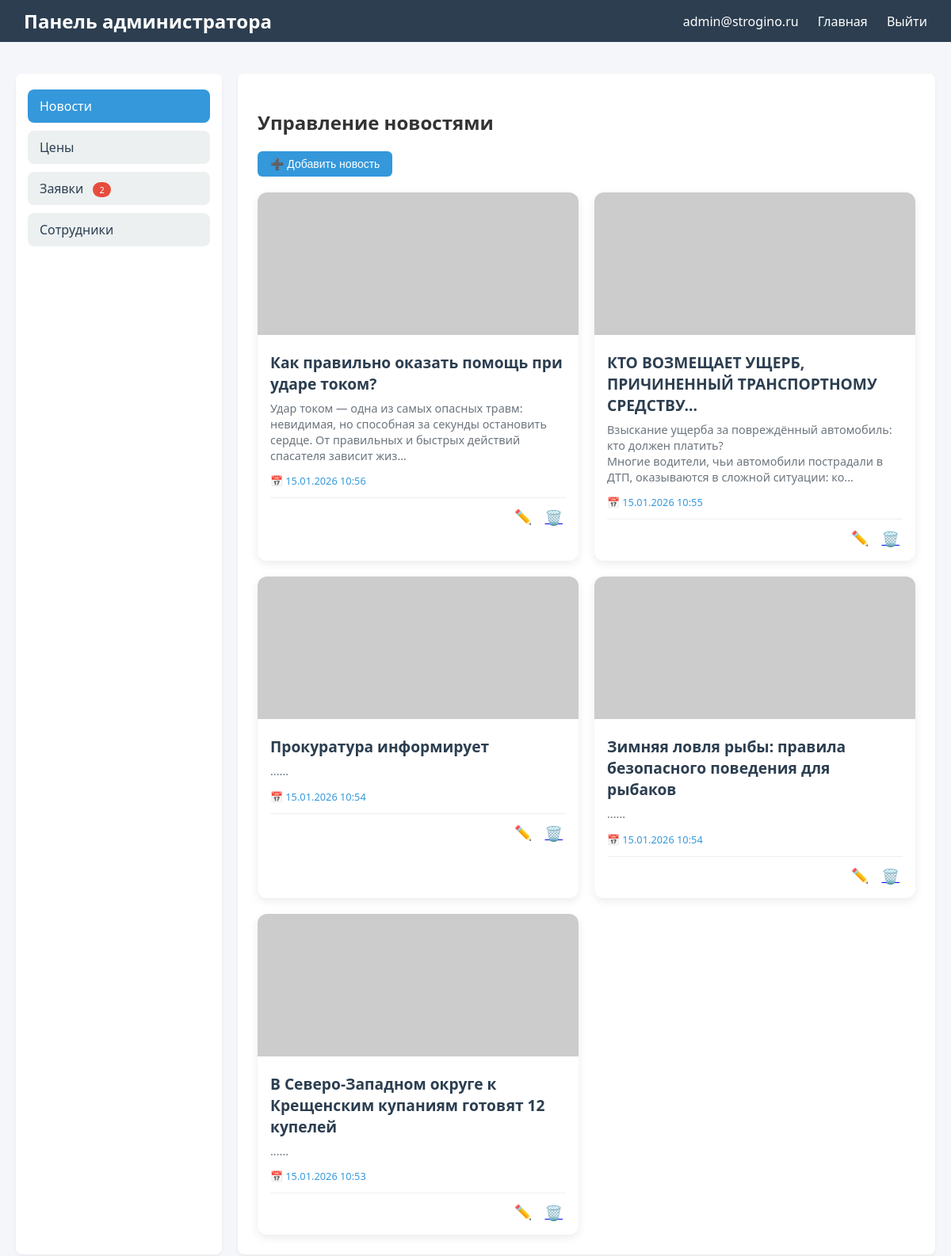
/admin.php (signed in), run on the app's committed database.
### tables this page shows
CREATE TABLE `news` (
  `id` int(11) NOT NULL,
  `title` varchar(255) NOT NULL,
  `description` text NOT NULL,
  `image` varchar(255) NOT NULL,
  `author` varchar(100) DEFAULT 'Администратор',
  `views` int(11) DEFAULT '0',
  `is_published` tinyint(1) DEFAULT '1',
  `created_at` timestamp NOT NULL DEFAULT CURRENT_TIMESTAMP,
  `updated_at` timestamp NOT NULL DEFAULT CURRENT_TIMESTAMP ON UPDATE CURRENT_TIMESTAMP
);

### admin.php (the view, shortened to what this page needs)
<?php
require_once 'includes/config.php';
$active_section = $_GET['section'] ?? $_SESSION['admin_active_section'] ?? 'news';
$new_requests_count = 0;
try {
    $stmt = $pdo->query("SELECT COUNT(*) FROM message WHERE is_read = 0");
    $new_requests_count = $stmt->fetchColumn();
} catch (PDOException $e) {}
?>
<!DOCTYPE html>
<html lang="ru">
<head>
    <link rel="stylesheet" href="css/admin.css">
</head>
<body>
<header>
    <div class="admin-nav">
        <h1>Панель администратора</h1>
        <div>
            <span><?php echo htmlspecialchars($_SESSION['user_email']); ?></span>
            <a href="index.php">Главная</a>
            <a href="includes/logout.php">Выйти</a>
        </div>
    </div>
</header>
<div class="admin-container">
    <div class="admin-content">
        <aside class="admin-sidebar">
            <ul>
                <li><a href="?section=news" class="<?php echo $active_section=='news'?'active':''; ?>">Новости</a></li>
                <li><a href="?section=prices" class="<?php echo $active_section=='prices'?'active':''; ?>">Цены</a></li>
                <li><a href="?section=requests" class="<?php echo $active_section=='requests'?'active':''; ?>">Заявки <?php if($new_requests_count) echo "<span class='sidebar-badge'>$new_requests_count</span>"; ?></a></li>
                <li><a href="?section=employees" class="<?php echo $active_section=='employees'?'active':''; ?>">Сотрудники</a></li>
            </ul>
        </aside>
        <main class="admin-main">
<div id="news" class="section <?php echo $active_section=='news'?'active':''; ?>">
    <h2>Управление новостями</h2>
    <button class="btn btn-primary" onclick="showNewsForm()">➕ Добавить новость</button>
    <div class="news-grid" id="newsGrid">
        <?php
        try {
            $stmt = $pdo->query("SELECT * FROM news ORDER BY created_at DESC");
            $newsList = $stmt->fetchAll();
            if (empty($newsList)) {
                echo '<div class="empty-state"><div class="empty-icon">📭</div><h3>Новостей пока нет</h3><p>Нажмите «Добавить новость»</p></div>';
            } else {
                foreach ($newsList as $item) {
                    $imagePath = !empty($item['image']) && file_exists('../uploads/news/' . $item['image'])
                                ? '../uploads/news/' . $item['image']
                                : 'https://placehold.co/800x400?text=Новость';
                    ?>
                    <div class="news-card" data-id="<?= $item['id'] ?>">
                        <img class="news-image" src="<?= htmlspecialchars($imagePath) ?>" alt="<?= htmlspecialchars($item['title']) ?>" onerror="this.src='https://placehold.co/800x400?text=Нет+фото'">
                        <div class="news-content">
                            <h3 class="news-title"><?= htmlspecialchars($item['title']) ?></h3>
                            <div class="news-description"><?= nl2br(htmlspecialchars(mb_substr($item['description'], 0, 150))) ?>...</div>
                            <div class="news-date">📅 <?= date('d.m.Y H:i', strtotime($item['created_at'])) ?></div>
                            <div class="news-actions">
                                <button class="btn-edit" onclick="editNews(<?= $item['id'] ?>, '<?= addslashes(htmlspecialchars($item['title'])) ?>', '<?= addslashes(htmlspecialchars($item['description'])) ?>')" title="Редактировать">✏️</button>
                                <a href="includes/delete_news.php?id=<?= $item['id'] ?>" class="btn-delete" onclick="return confirm('Удалить новость?')" title="Удалить">🗑️</a>
                            </div>
                        </div>
                    </div>
                    <?php
                }
            }
        } catch (PDOException $e) {
            echo '<div class="alert alert-error">Ошибка загрузки новостей: ' . htmlspecialchars($e->getMessage()) . '</div>';
        }
        ?>
    </div>
</div>
        </main>
    </div>
</div>
</body>
</html>

### css/admin.css (style rules this page uses)
* { box-sizing: border-box; }
body { font-family: 'Segoe UI', Tahoma, Geneva, Verdana, sans-serif; background: #f4f6f9; margin: 0; padding: 0; color: #333; }
.admin-container { max-width: 1400px; margin: 0 auto; padding: 20px; }
.admin-nav { display: flex; justify-content: space-between; align-items: center; background: #2c3e50; color: white; padding: 10px 30px; flex-wrap: wrap; }
.admin-nav h1 { margin: 0; font-size: 1.5rem; }
.admin-nav a { color: white; text-decoration: none; margin-left: 20px; transition: opacity 0.2s; }
.admin-content { display: flex; gap: 20px; margin-top: 20px; flex-wrap: wrap; }
.admin-sidebar { width: 260px; background: white; border-radius: 8px; padding: 20px 15px; box-shadow: 0 2px 4px rgba(0,0,0,0.05); }
.admin-sidebar ul { list-style: none; padding: 0; margin: 0; }
.admin-sidebar li { margin-bottom: 10px; }
.admin-sidebar a { display: block; padding: 10px 15px; background: #ecf0f1; border-radius: 8px; text-decoration: none; color: #2c3e50; font-weight: 500; transition: all 0.2s; }
.admin-sidebar a.active { background: #3498db; color: white; }
.sidebar-badge { background: #e74c3c; border-radius: 20px; padding: 2px 8px; font-size: 11px; margin-left: 8px; color: white; }
.admin-main { flex: 1; background: white; border-radius: 8px; padding: 25px; box-shadow: 0 2px 4px rgba(0,0,0,0.05); min-width: 0; }
.section { display: none; }
.section.active { display: block; }
.btn { display: inline-block; padding: 8px 16px; border-radius: 6px; border: none; cursor: pointer; font-size: 14px; font-weight: 500; text-decoration: none; transition: background 0.2s, opacity 0.2s; }
.btn-primary { background: #3498db; color: white; }
.btn-edit, .btn-delete, .btn-view { background: none; border: none; font-size: 18px; cursor: pointer; padding: 0 4px; transition: transform 0.1s; }
.news-grid, .prices-grid { display: grid; grid-template-columns: repeat(auto-fill, minmax(320px, 1fr)); gap: 20px; margin-top: 20px; }
.news-card, .price-card { background: white; border-radius: 12px; box-shadow: 0 4px 12px rgba(0,0,0,0.08); overflow: hidden; transition: transform 0.2s, box-shadow 0.2s; }
.news-image { width: 100%; height: 180px; object-fit: cover; background: #f0f2f5; }
.news-content, .price-content { padding: 16px; }
.news-title, .price-title { font-size: 1.2rem; font-weight: 600; margin: 0 0 8px 0; color: #2c3e50; }
.news-description, .price-description { font-size: 0.9rem; color: #6c757d; line-height: 1.4; margin-bottom: 12px; }
.news-date, .price-price { font-size: 0.8rem; color: #3498db; font-weight: 500; margin-bottom: 12px; }
.news-actions, .price-actions { display: flex; gap: 8px; justify-content: flex-end; border-top: 1px solid #ecf0f1; padding-top: 12px; margin-top: 8px; }

### data on the page
news: title "Как правильно оказать помощь при ударе током?", description "Удар током — одна из самых опасных травм: невидимая, но способная за секунды остановить сердце. От правильных и быстрых действий спасателя зависит жиз", created_at "15.01.2026 10:56"
news: title "КТО ВОЗМЕЩАЕТ УЩЕРБ, ПРИЧИНЕННЫЙ ТРАНСПОРТНОМУ СРЕДСТВУ...", description "Взыскание ущерба за повреждённый автомобиль: кто должен платить? Многие водители, чьи автомобили пострадали в ДТП, оказываются в сложной ситуации: ко", created_at "15.01.2026 10:55"
news: title "Прокуратура информирует", description "...", created_at "15.01.2026 10:54"
news: title "Зимняя ловля рыбы: правила безопасного поведения для рыбаков", description "...", created_at "15.01.2026 10:54"
news: title "В Северо-Западном округе к Крещенским купаниям готовят 12 купелей", description "...", created_at "15.01.2026 10:53"

### other printed values
$_SESSION['user_email'] "admin@strogino.ru"
$new_requests_count "2"
